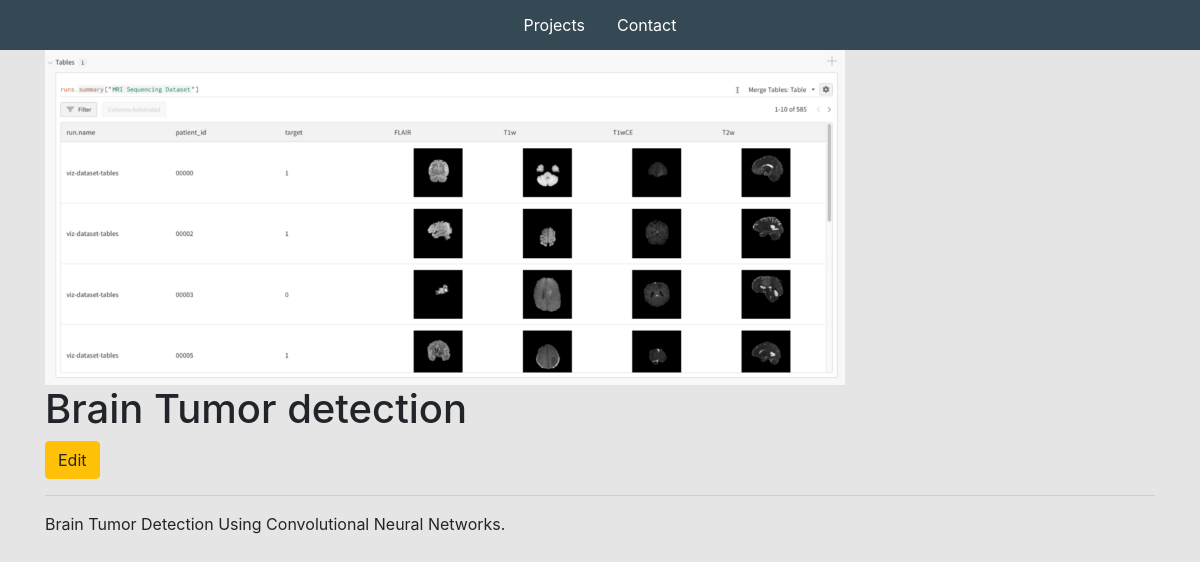
Page /project/8f6a0289-d505-4686-ab8b-934b3dbeed47 on the committed database.
### base/models.py (models this page shows, shortened)
class Project(models.Model):
    title = models.CharField(max_length=200)
    thumbnail = models.ImageField(null=True)
    body = RichTextUploadingField()
    slug = models.SlugField(null=True, blank=True)
    created = models.DateTimeField(auto_now_add=True)
    id = models.UUIDField(default=uuid.uuid4,  unique=True,
                          primary_key=True, editable=False)

### base/views.py (the view)
# urls.py: path('project/<str:pk>',views.projectPage,name="project"),
def projectPage(request,pk):
    project=Project.objects.get(id=pk)
    context = {'project':project}
    return render(request,'base/project.html',context)

### base/templates/base/project.html
{% extends 'base/main.html' %}
{% load static %}
{% block content %}
<div class="container">
    <img class="project--image" src="{{project.thumbnail.url}}">
    <h1>{{project.title}}</h1>
    <a class="btn btn-warning" href="{% url 'edit-project' project.id %}">Edit</a>
    <hr>
    <p>{{project.body| safe}}</p>
</div>
{% endblock content %}

### static/styles/main.css (style rules this page uses)
body { background-color: #E5E5E5; scroll-behavior: smooth; }
.project--image { max-width: 800px; }

### rows in the picture
Project: thumbnail (picture), title "Brain Tumor detection", body "Brain Tumor Detection Using Convolutional Neural Networks."
